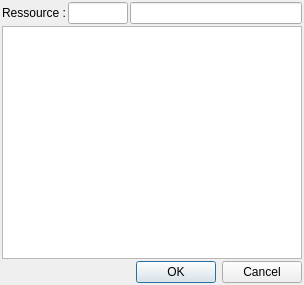
<?xml version="1.0" encoding="UTF-8"?>
<ui version="4.0">
 <class>Dialog_ajout_ressource</class>
 <widget class="QDialog" name="Dialog_ajout_ressource">
  <property name="geometry">
   <rect>
    <x>0</x>
    <y>0</y>
    <width>304</width>
    <height>285</height>
   </rect>
  </property>
  <property name="windowTitle">
   <string>Ajout d'une ressource</string>
  </property>
  <layout class="QHBoxLayout" name="horizontalLayout_2">
   <property name="spacing">
    <number>2</number>
   </property>
   <property name="leftMargin">
    <number>0</number>
   </property>
   <property name="topMargin">
    <number>0</number>
   </property>
   <property name="rightMargin">
    <number>0</number>
   </property>
   <property name="bottomMargin">
    <number>0</number>
   </property>
   <item>
    <layout class="QVBoxLayout" name="verticalLayout">
     <property name="leftMargin">
      <number>2</number>
     </property>
     <property name="topMargin">
      <number>2</number>
     </property>
     <property name="rightMargin">
      <number>2</number>
     </property>
     <property name="bottomMargin">
      <number>2</number>
     </property>
     <item>
      <layout class="QHBoxLayout" name="horizontalLayout">
       <item>
        <widget class="QLabel" name="label">
         <property name="text">
          <string>Ressource :</string>
         </property>
        </widget>
       </item>
       <item>
        <widget class="QLineEdit" name="lineEdit_Id_Ressource">
         <property name="maximumSize">
          <size>
           <width>60</width>
           <height>16777215</height>
          </size>
         </property>
        </widget>
       </item>
       <item>
        <widget class="QLineEdit" name="lineEdit_designation_ressource"/>
       </item>
      </layout>
     </item>
     <item>
      <widget class="QTableView" name="tableView_ressources"/>
     </item>
     <item>
      <widget class="QDialogButtonBox" name="buttonBox">
       <property name="orientation">
        <enum>Qt::Horizontal</enum>
       </property>
       <property name="standardButtons">
        <set>QDialogButtonBox::Cancel|QDialogButtonBox::Ok</set>
       </property>
      </widget>
     </item>
    </layout>
   </item>
  </layout>
 </widget>
 <resources/>
 <connections/>
</ui>
